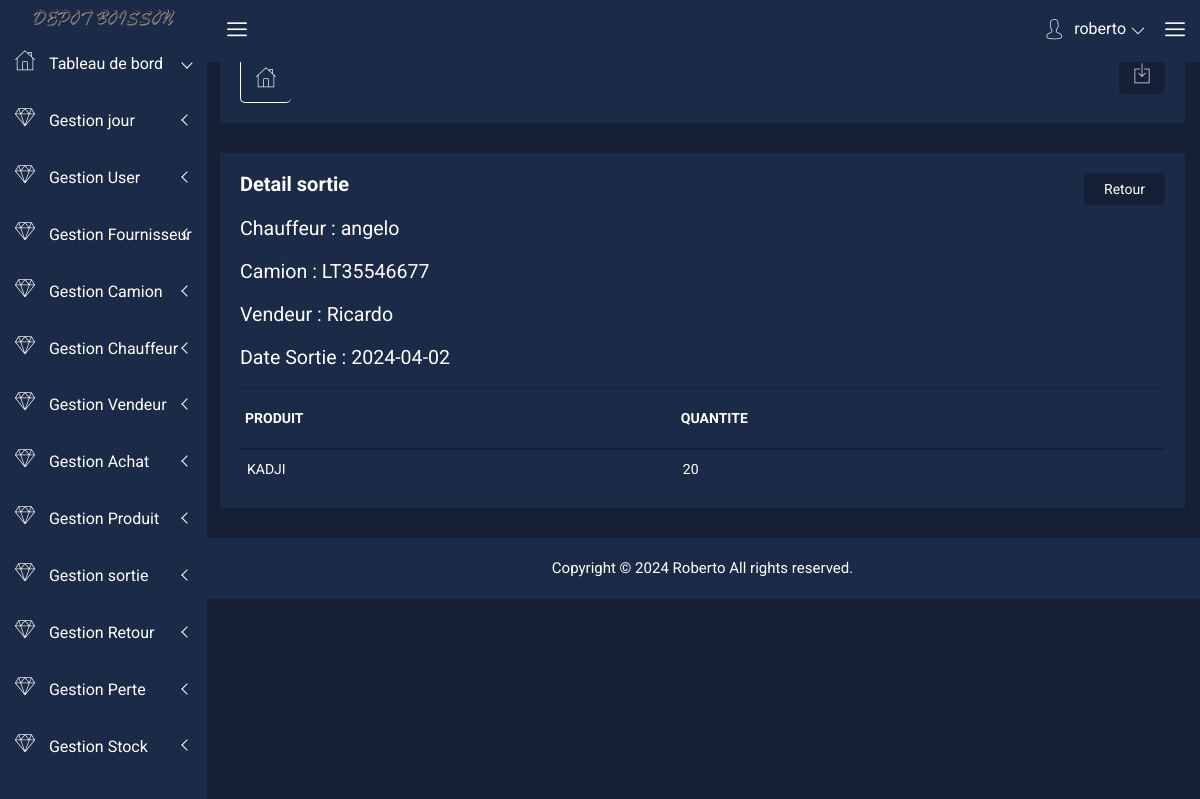
The app's page /index.php?page=detailsortie&id=5 (signed in) with its own data.
### tables this page shows
CREATE TABLE `commande_sortie` (
  `id_sortie` int(255) NOT NULL,
  `id_chauffeur` int(255) NOT NULL,
  `id_jour` int(255) NOT NULL,
  `id_camion` int(255) NOT NULL,
  `id_user` int(255) NOT NULL,
  `id_vendeur` int(255) NOT NULL,
  `date_sortie` date NOT NULL
);

CREATE TABLE `chauffeur` (
  `id_chauffeur` int(255) NOT NULL,
  `nom` varchar(255) NOT NULL,
  `telephone` varchar(255) NOT NULL,
  `adresse` varchar(255) NOT NULL,
  `email` varchar(255) NOT NULL,
  `etat` varchar(255) NOT NULL
);

CREATE TABLE `camion` (
  `id_camion` int(255) NOT NULL,
  `nom` varchar(255) NOT NULL,
  `immatriculation` varchar(255) NOT NULL,
  `etat` varchar(255) NOT NULL
);

CREATE TABLE `vendeur` (
  `id_vendeur` int(255) NOT NULL,
  `nom` varchar(255) NOT NULL,
  `telephone` varchar(255) NOT NULL,
  `adresse` varchar(255) NOT NULL,
  `email` varchar(255) NOT NULL,
  `etat` varchar(255) NOT NULL
);

CREATE TABLE `lignesortie` (
  `id_produit` int(255) NOT NULL,
  `id_sortie` int(255) NOT NULL,
  `quantiteSortie` int(255) NOT NULL
);

CREATE TABLE `produit` (
  `id_produit` int(255) NOT NULL,
  `nom` varchar(255) NOT NULL,
  `quantite` int(255) NOT NULL,
  `categorie` varchar(255) NOT NULL,
  `fournisseur` varchar(255) NOT NULL,
  `etat` varchar(255) NOT NULL
);

### model/commande_sortie.php (called while the page is built, shortened)
<?php
 class commande_sortie{
    public function connect(){
        $host="localhost";
        $dbname="gestions_stocks";
        $user="root";
        $pass="";
        $connect = new PDO("mysql:host=$host;dbname=$dbname",$user,$pass);
        $connect->setAttribute(PDO::ATTR_ERRMODE,PDO::ERRMODE_EXCEPTION);
        return $connect;
      }
    public function detailsortie($id_sortie){
        $connect=$this->connect();
        $test=$connect->query("SELECT * FROM commande_sortie WHERE id_sortie =$id_sortie ");
         $resultats=$test->fetchAll();
        return $resultats;
    }
}
?>

### model/chauffeur.php (called while the page is built, shortened)
<?php
  class chauffeur{
    public function connect(){
      $host="localhost";
      $dbname="gestions_stocks";
      $user="root";
      $pass="";
      $connect = new PDO ("mysql:host=$host;dbname=$dbname",$user,$pass);
      $connect->setAttribute(PDO::ATTR_ERRMODE,PDO::ERRMODE_EXCEPTION);
      return $connect;
    }
    public function getNomchauf($idchauffeur){
      $connect=$this->connect();
      $test=$connect->query("SELECT nom FROM chauffeur WHERE id_chauffeur =$idchauffeur");
      $resultats=$test->fetchAll();
      foreach($resultats As $name) {
         $nom=$name['nom'];
      }
      return $nom;
    }
   }

### model/camion.php (called while the page is built, shortened)
<?php
  class camion{
    public function connect(){
        $host="localhost";
        $dbname = "gestions_stocks";
        $user = "root";
        $pass = "";
        $connect = new PDO ("mysql:host=$host;dbname=$dbname",$user,$pass);
        $connect->setAttribute(PDO::ATTR_ERRMODE,PDO::ERRMODE_EXCEPTION);
        return $connect;
    }
    public function getimmatriculation($idcamion){
        $connect=$this->connect();
        $test=$connect->query("SELECT immatriculation FROM camion WHERE id_camion=$idcamion");
        $resultats=$test->fetchAll();
        foreach($resultats as $name){
            $nom=$name['immatriculation'];
            return $nom;
        }
    }
}
  ?>

### model/vendeur.php (called while the page is built, shortened)
<?php
 class vendeur{
    public function connect(){
      $host="localhost";
      $dbname="gestions_stocks";
      $user="root";
      $pass="";
      $connect = new PDO("mysql:host=$host;dbname=$dbname",$user,$pass);
      $connect->setAttribute(PDO::ATTR_ERRMODE,PDO::ERRMODE_EXCEPTION);
      return $connect;
    }
    public function getNomVendeur($id_vendeur){
      $connect=$this->connect();
      $requete=$connect->query("SELECT nom FROM vendeur WHERE id_vendeur=$id_vendeur");
      $resultat=$requete->fetchAll();
      foreach($resultat as $name){
        $nom=$name['nom'];
      }
      return $nom;
    }
    }

### model/ligne_sortie.php (called while the page is built, shortened)
<?php
 class ligneSortie{
    public function connect(){
        $host="localhost";
        $dbname="gestions_stocks";
        $user="root";
        $pass="";
        $connect = new PDO("mysql:host=$host;dbname=$dbname",$user,$pass);
        $connect->setAttribute(PDO::ATTR_ERRMODE,PDO::ERRMODE_EXCEPTION);
        return $connect;
    }
    public function listProduitsortie($id_sortie){
        $connect=$this->connect();
        $requete=$connect->query("SELECT * FROM lignesortie where id_sortie=$id_sortie");
        $resultat=$requete->fetchAll();
        return $resultat;
    }
}
?>

### model/produit.php (called while the page is built, shortened)
<?php
class produit{
    public function connect(){
        $host="localhost";
        $dbname="gestions_stocks";
        $user="root";
        $pass="";
        $connect = new PDO("mysql:host=$host;dbname=$dbname",$user,$pass);
        $connect->setAttribute(PDO::ATTR_ERRMODE,PDO::ERRMODE_EXCEPTION);
        return $connect;
    }
      public function getNomP($id_produit){
        $connect=$this->connect();
        $test=$connect->query("SELECT nom FROM produit WHERE id_produit=$id_produit");
        $resultats=$test->fetchAll();
        foreach($resultats as $namep){
            $nomp=$namep['nom'];
            return $nomp;
        }
     }
    }
?>

### vues/detailsortie.php (the view)
<?php
    require("header.php");
?>
       <div class="breadcome-area">
                <div class="container-fluid">
                    <div class="row">
                        <div class="col-lg-12 col-md-12 col-sm-12 col-xs-12">
							<div class="breadcome-list">
                                <div class="row">
                                    <div class="col-lg-6 col-md-6 col-sm-6 col-xs-6">
                                        <div class="breadcomb-wp">
											<div class="breadcomb-icon">
												<i class="icon nalika-home"></i>
											</div>
										</div>
                                    </div>
                                    <div class="col-lg-6 col-md-6 col-sm-6 col-xs-6">
                                        <div class="breadcomb-report">
											<button data-toggle="tooltip" data-placement="left" title="Download Report" class="btn"><i class="icon nalika-download"></i></button>
										</div>
                                    </div>
                                </div>
                            </div>
                        </div>
                    </div>
                </div>
            </div>
        </div>
<div class="product-status mg-b-30">
            <div class="container-fluid">
                <div class="row">
                    <div class="col-lg-12 col-md-12 col-sm-12 col-xs-12">
                        <div class="product-status-wrap">
                            <h4>Detail sortie</h4>
                            <div class="add-product">
                                <a href="index.php?page=listsortie">Retour</a>
                            </div>
                            <div style="color: white;font-size:1.4em;">
                               <?php $camion=new camion();?>
                               <?php $chauffeur = new chauffeur();?>
                                <?php $vendeur = new vendeur();?>
                                <?php $produit = new produit();?>
                            <?php foreach($detailsortie as $donnees) { ?>
                                <p>Chauffeur : <?php echo $resul=$chauffeur->getNomchauf($donnees['id_chauffeur']) ?></p>
                                <p>Camion : <?php echo $resul=$camion->getimmatriculation($donnees['id_camion'])?></p>
                                <p>Vendeur : <?php echo $resul=$vendeur->getNomVendeur($donnees['id_vendeur'])?></p>
                                <p>Date Sortie : <?php echo $donnees['date_sortie']; ?></p>
                                <?php } ?>
                                </div>
                            <table>
                                <tr>
                                    <th>PRODUIT</th>
                                    <th>QUANTITE</th>
                                </tr>
                            <?php foreach($listproduitsortie as $data) { ?>
                                <tr>
                                <td><?php echo $resul=$produit->getNomP($data['id_produit']) ?></td>
                                <td><?php echo $data['quantiteSortie']; ?></td>
                                <?php } ?>
                                </tr>
                            </table>
                        </div>
                    </div>
                </div>
            </div>
        </div>
<?php
    require("footer.php");
?>

### css/main.css (style rules this page uses)
html { color: #222; font-size: 1em; line-height: 1.4; }

### records on screen
commande_sortie: id_chauffeur.nom "angelo", id_camion.immatriculation "LT35546677", id_vendeur.nom "Ricardo", date_sortie "2024-04-02"
lignesortie: id_produit.nom "KADJI", quantiteSortie "20"

### other values on screen
$_SESSION['user'] "roberto"
